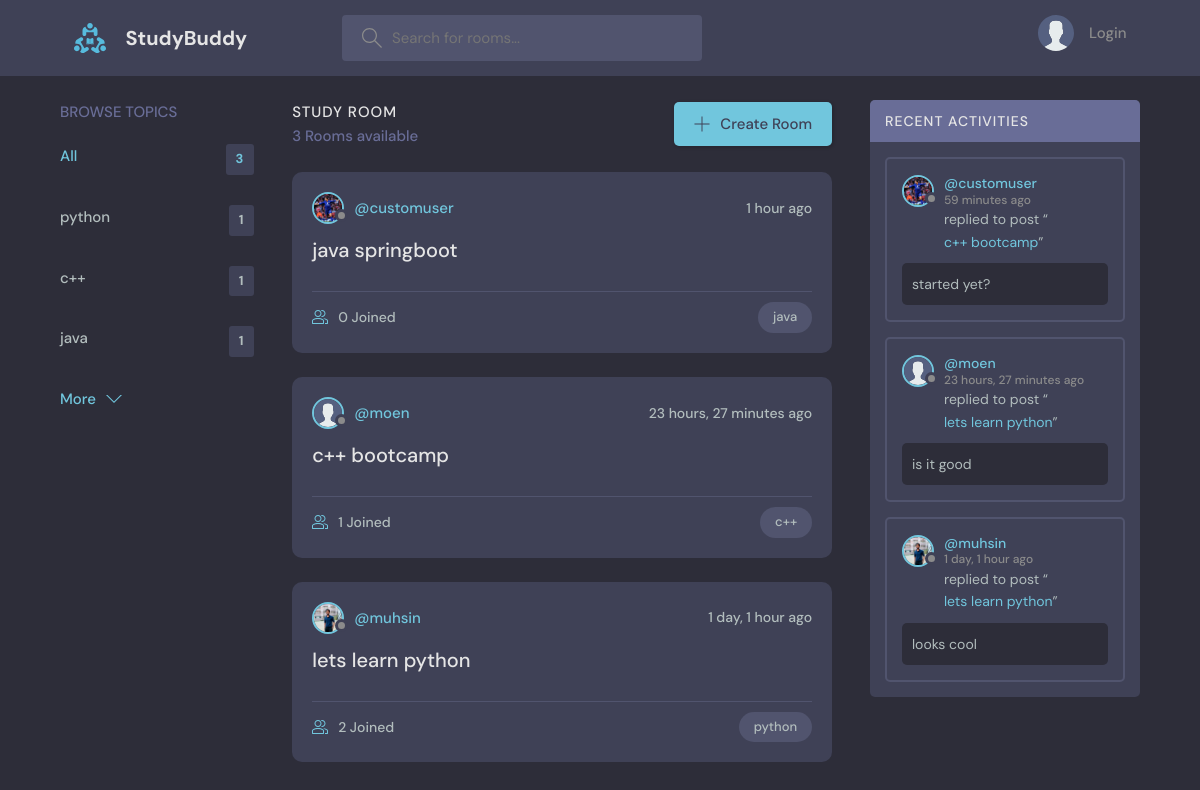
The page / on the database its author committed.
### base/models.py (models this page shows, shortened)
class Topic(models.Model):
    name = models.CharField(max_length=200)

class Room(models.Model):
    host = models.ForeignKey(User, on_delete=models.SET_NULL, null=True)
    topic = models.ForeignKey(Topic, on_delete=models.SET_NULL, null=True)
    name = models.CharField(max_length=200)
    description = models.TextField(null=True, blank=True)
    participants = models.ManyToManyField(User, related_name='participants', blank=True)
    updated = models.DateTimeField(auto_now=True)
    created = models.DateTimeField(auto_now_add=True)
    class Meta:
        ordering = ['-updated', '-created']
    def __str__(self):
        return self.name

class User(AbstractUser):
    email = models.EmailField(unique=True)
    name = models.CharField(max_length=200, null=True)
    bio = models.TextField(null=True, blank=True)
    avatar = models.ImageField(null=True, default="avatar.svg")
    USERNAME_FIELD = 'username'
    REQUIRED_FIELDS = []

class Message(models.Model):
    user = models.ForeignKey(User, on_delete=models.CASCADE)
    room = models.ForeignKey(Room, on_delete=models.CASCADE)
    body = models.TextField()
    updated = models.DateTimeField(auto_now=True)
    created = models.DateTimeField(auto_now_add=True)
    class Meta:
        ordering = ['-updated', '-created']

### base/views.py (the view)
# urls.py: path('',views.home, name="home"),
def home(request):
    q = request.GET.get('q') if request.GET.get('q')!= None else ''
    rooms = Room.objects.filter(
        Q(topic__name__icontains=q)|
        Q(name__icontains=q) |
        Q(description__icontains=q)
    )
    topics = Topic.objects.all()[0:5]
    room_count = rooms.count()
    room_messages = Message.objects.filter(Q(room__topic__name__icontains=q))
    context =  {'rooms':rooms, 'topics': topics, 'room_count':room_count, 'room_messages':room_messages}
    return render(request, 'base/home.html', context)

### base/templates/base/home.html (shortened to what this page needs)
{% extends 'main.html' %}
{% block content %}
<main class="layout layout--3">
  <div class="container">
    {% include 'base/topics_component.html' %}
    <div class="roomList">
      <div class="roomList__header">
        <div>
          <h2>Study Room</h2>
          <p>{{room_count}} Rooms available</p>
        </div>
        <a class="btn btn--main" href="{% url 'create-room' %}">
          <svg version="1.1" xmlns="http://www.w3.org/2000/svg" width="32" height="32" viewBox="0 0 32 32">
            <title>add</title>
            <path
              d="M16.943 0.943h-1.885v14.115h-14.115v1.885h14.115v14.115h1.885v-14.115h14.115v-1.885h-14.115v-14.115z">
            </path>
          </svg>
          Create Room
        </a>
      </div>
      {% include 'base/feed_component.html' %}
    </div>
    {% include 'base/activity_component.html' %}
  </div>
</main>
{% endblock %}

### base/templates/base/topics_component.html
<div class="topics">
    <div class="topics__header">
        <h2>Browse Topics</h2>
    </div>
    <ul class="topics__list">
        <li>
            <a href="{% url 'home' %}" class="active">All <span>{{topics.count}}</span></a>
        </li>
        {% for topic in topics %}
        <li>
            <a href="{% url 'home' %}?q={{topic.name}}">{{topic.name}} <span>{{topic.room_set.all.count}}</span></a>
        </li>
        {% endfor %}
    </ul>
    <a class="btn btn--link" href="{% url 'topics' %}">
        More
        <svg version="1.1" xmlns="http://www.w3.org/2000/svg" width="32" height="32" viewBox="0 0 32 32">
            <title>chevron-down</title>
            <path d="M16 21l-13-13h-3l16 16 16-16h-3l-13 13z"></path>
        </svg>
    </a>
</div>

### base/templates/base/feed_component.html (shortened to what this page needs)
{% for room in rooms %}
<div class="roomListRoom">
    <div class="roomListRoom__header">
        {% if room.host and room.host.id %}
        <a href="{% url 'user-profile' room.host.id %}" class="roomListRoom__author">
            <div class="avatar avatar--small">
                <img src="{{room.host.avatar.url}}" />
            </div>
            <span>@{{ room.host.username }}</span>
        </a>
        {% else %}
        <span class="roomListRoom__author">@Unknown</span>
        {% endif %}
        <div class="roomListRoom__actions">
            <span>{{ room.created|timesince }} ago</span>
        </div>
    </div>
    <div class="roomListRoom__content">
        <a href="{% url 'room' room.id %}">{{ room.name }}</a>
    </div>
    <div class="roomListRoom__meta">
        <a href="{% url 'room' room.id %}" class="roomListRoom__joined">
            {{ room.participants.all.count }} Joined
        </a>
        <p class="roomListRoom__topic">{{ room.topic.name }}</p>
    </div>
</div>
{% endfor %}

### base/templates/base/activity_component.html (shortened to what this page needs)
<div class="activities">
    <div class="activities__header">
        <h2>Recent Activities</h2>
    </div>
    {% for message in room_messages %}
    <div class="activities__box">
        <div class="activities__boxHeader roomListRoom__header">
            <a href="{% url 'user-profile' message.user.id %}" class="roomListRoom__author">
                <div class="avatar avatar--small">
                    <img src="{{message.user.avatar.url}}" />
                </div>
                <p>
                    @{{message.user}}
                    <span>{{message.created|timesince}} ago</span>
                </p>
            </a>
        </div>
        <div class="activities__boxContent">
            <p>replied to post “<a href="{% url 'room' message.room.id %}">{{message.room}}</a>”</p>
            <div class="activities__boxRoomContent">
                {{message.body}}
            </div>
        </div>
    </div>
    {% endfor %}
</div>

### rows shown on the page
Topic: name "python", room_set.all.count "1"
Topic: name "c++", room_set.all.count "1"
Topic: name "java", room_set.all.count "1"
Room: host.avatar (picture), host.username "customuser", created "1 hour", name "java springboot", participants.all.count "0", topic.name "java"
Room: host.avatar (placeholder picture), host.username "moen", created "23 hours, 27 minutes", name "c++ bootcamp", participants.all.count "1", topic.name "c++"
Room: host.avatar (picture), host.username "muhsin", created "1 day, 1 hour", name "lets learn python", participants.all.count "2", topic.name "python"
Message: user.avatar (picture), user "customuser", created "59 minutes", room "c++ bootcamp", body "started yet?"
Message: user.avatar (placeholder picture), user "moen", created "23 hours, 27 minutes", room "lets learn python", body "is it good"
Message: user.avatar (picture), user "muhsin", created "1 day, 1 hour", room "lets learn python", body "looks cool"

### other values the page prints
{{ topics.count }} "3"
{{ room_count }} "3"
